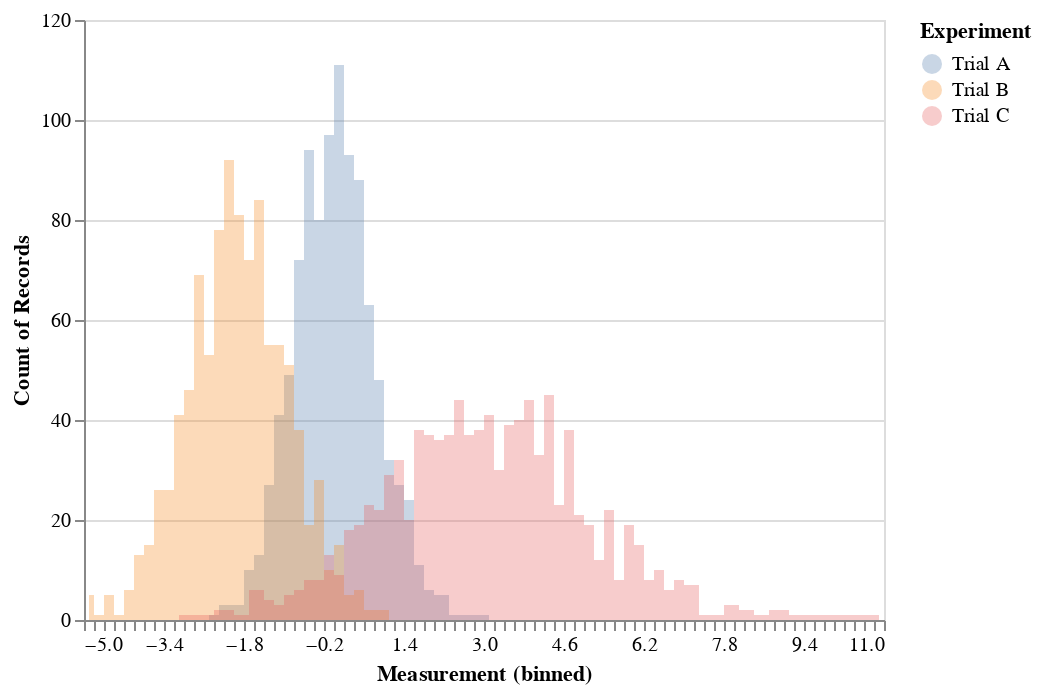

Notebook cell for this chart:
### Code cell
# https://altair-viz.github.io/gallery/layered_histogram.html

import pandas as pd
import altair as alt
import numpy as np
np.random.seed(42)

# Generating Data
source = pd.DataFrame({
    'Trial A': np.random.normal(0, 0.8, 1000),
    'Trial B': np.random.normal(-2, 1, 1000),
    'Trial C': np.random.normal(3, 2, 1000)
})

chart = alt.Chart(source).transform_fold(
    ['Trial A', 'Trial B', 'Trial C'],
    as_=['Experiment', 'Measurement']
).mark_area(
    opacity=0.3,
    interpolate='step'
).encode(
    alt.X('Measurement:Q', bin=alt.Bin(maxbins=100)),
    alt.Y('count()', stack=None),
    alt.Color('Experiment:N')
)

# chart.save("layered-histogram.png")
chart

### Figure 1 — Vega-Lite specification as saved in the notebook (floating-point values rounded to 4 significant figures; data arrays with more than 128 entries replaced by an {"elided": "..."} marker saying what was removed)
{"config": {"view": {"continuousWidth": 400, "continuousHeight": 300}}, "data": {"name": "data-9d4fa6b90a4183b772073f094b70da79"}, "mark": {"type": "area", "interpolate": "step", "opacity": 0.3}, "encoding": {"color": {"type": "nominal", "field": "Experiment"}, "x": {"type": "quantitative", "bin": {"maxbins": 100}, "field": "Measurement"}, "y": {"type": "quantitative", "aggregate": "count", "stack": null}}, "transform": [{"fold": ["Trial A", "Trial B", "Trial C"], "as": ["Experiment", "Measurement"]}], "$schema": "https://vega.github.io/schema/vega-lite/v4.8.1.json", "datasets": {"data-9d4fa6b90a4183b772073f094b70da79": {"elided": "1000 records"}}}
